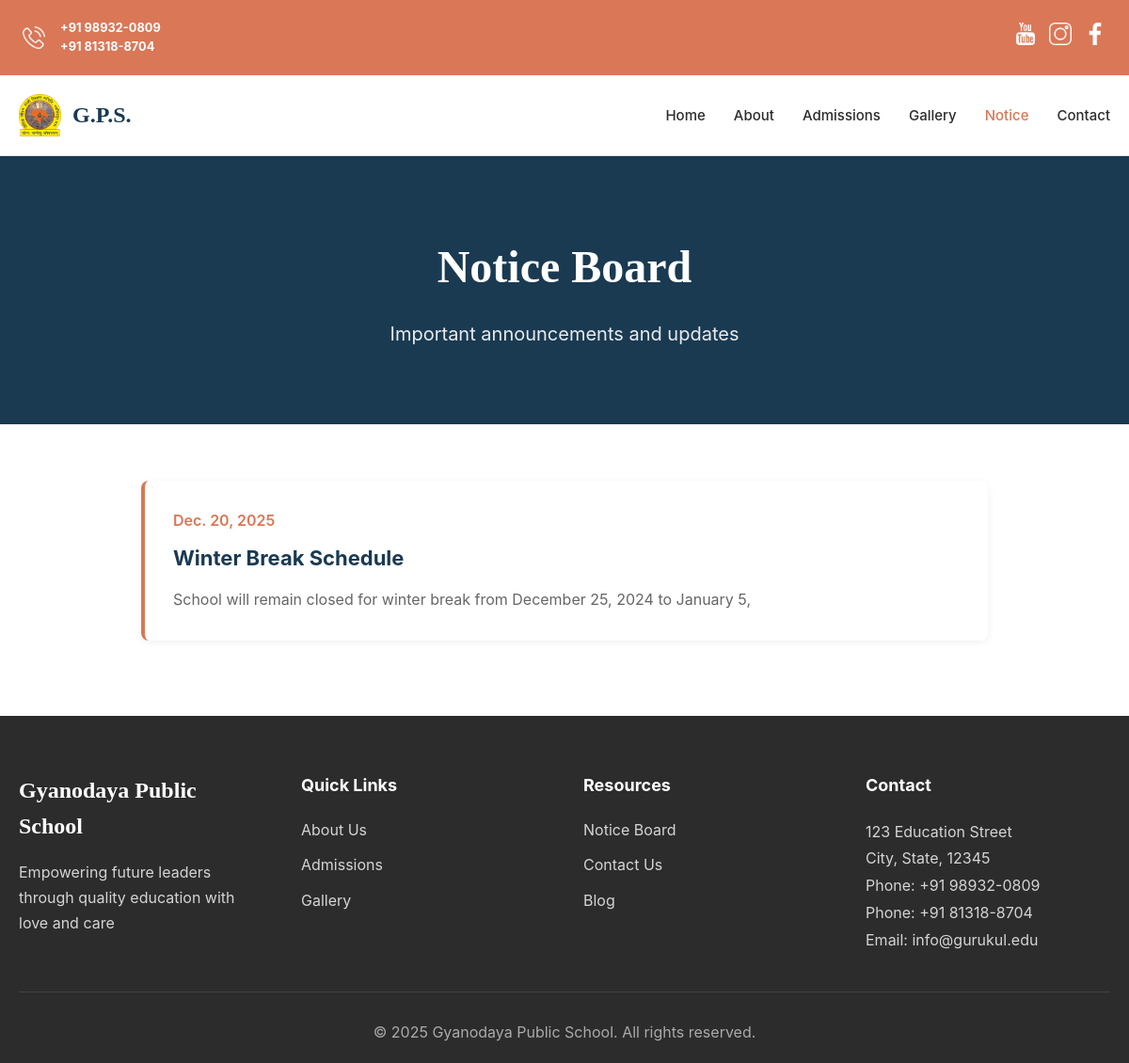
The app's page /notice with its own data.
### user/models.py (models this page shows, shortened)
class Official_detail(models.Model):
    Header = models.CharField(max_length=80,default="")
    street = models.CharField(max_length=120,default="")
    city = models.CharField(max_length=120,default="")
    state = models.CharField(max_length=120,default="")
    pincode = models.CharField(max_length=8,default="")
    country = models.CharField(max_length=120,default="")
    mobile_primary = models.CharField(max_length=14,default="")
    mobile_secondary = models.CharField(max_length=14,default="")
    email_primary = models.EmailField(default="")
    email_secondary = models.EmailField(default="")
    mail_message = models.TextField(default="")
    map_link = models.TextField(default="")
    whats_app_mobile = models.CharField(max_length=14,default="")
    whatsapp_message = models.TextField(default="")
    logo = models.ImageField(upload_to="media/logo",default="")
    session_year = models.CharField(max_length=80,default="2025-2026")
    instagram = models.TextField(default="")
    youtube = models.TextField(default="")
    facebook = models.TextField(default="")
    footer_quote = models.CharField(max_length=120,default="Empowering future leaders through quality education with love and care")
    school_name = models.CharField(max_length=120,default="Gyanodaya Public School")

class Notice_Items(models.Model):
    id = models.IntegerField(primary_key=True,auto_created=True,editable=False)
    Title = models.CharField(max_length=80)
    descreption = models.CharField(max_length=80)
    Author_name = models.CharField(max_length=80)
    date_time = models.DateField()

### user/views.py (the view)
# urls.py: path("notice",notice),
def notice(request):
    maindata = Official_detail.objects.all().values()
    notice = Notice_Items.objects.all().values()
    return render(request,"notice.html",{"notices":notice,"maindata":maindata[0]})

### templates/notice.html (shortened to what this page needs)
<!DOCTYPE html>
<html lang="en">
<head>
    <link rel="stylesheet" href="/static/css/style.css">
</head>
<body>
     <div class="bg-secondary" id="header-sm">
        <nav class="nav-2">
            <div class="logo flex-c">
                <img class="image-Icon-social" src="/static/public/icons/phone.png" alt=""></a>
                <div class="text-sec">
                    <p class="text-mobile"><span class="m-2">{{maindata.mobile_primary}}</span></p>
                    <p class="text-mobile"><span class="m-2">{{maindata.mobile_secondary}}</span></p>
                </div>
            </div>
            <ul class="top-header">
                <li><a href="{{maindata.youtube}}"><img class="image-Icon-social" src="/static//public/icons/youtube.png" alt=""></a></li>
                <li><a href="{{maindata.instagram}}"><img class="image-Icon-social" src="/static//public/icons/insta.png" alt=""></a></li>
                <li><a href="{{maindata.facebook}}"><img class="image-Icon-social" src="/static//public/icons/facebook.png" alt=""></a></li>
            </ul>
        </nav>
    </div>
    <header class="header">
        <div class="container">
            <nav class="nav">
                <div class="logo">
                    <img src="/static/public/images/logo-removebg-preview.png" alt="Gyanodaya Public School Logo"
                        class="logo-img">
                    <span class="logo-text">G.P.S.</span>
                </div>
                 <ul class="nav-menu" id="navMenu">
                    <li><a href="/" >Home</a></li>
                    <li><a href="about">About</a></li>
                    <li><a href="admissions">Admissions</a></li>
                    <li><a href="gallery">Gallery</a></li>
                    <li><a href="notice" class="active">Notice</a></li>
                    <li><a href="contact">Contact</a></li>
                </ul>
            </nav>
        </div>
    </header>
    <section class="page-hero">
        <div class="container">
            <h1 class="page-title">Notice Board</h1>
            <p class="page-subtitle">Important announcements and updates</p>
        </div>
    </section>
    <section class="notice-section">
        <div class="container">
            <div class="notice-list">
                {% for notice in notices %}
                <div class="notice-item">
                    <div class="notice-date">{{notice.date_time}}</div>
                    <h3 class="notice-title">{{notice.Title}}</h3>
                    <p class="notice-content">{{notice.descreption}}</p>
                </div>
                {% endfor %}
            </div>
        </div>
    </section>
   <footer class="footer">
        <div class="container">
            <div class="footer-grid">
                <div class="footer-col">
                    <h3 class="footer-title">{{maindata.school_name}}</h3>
                    <p class="footer-text">{{maindata.footer_quote}}</p>
                </div>
                <div class="footer-col">
                    <h4 class="footer-heading">Quick Links</h4>
                    <ul class="footer-links">
                        <li><a href="about">About Us</a></li>
                        <li><a href="admissions">Admissions</a></li>
                        <li><a href="gallery">Gallery</a></li>
                    </ul>
                </div>
                <div class="footer-col">
                    <h4 class="footer-heading">Resources</h4>
                    <ul class="footer-links">
                        <li><a href="notice">Notice Board</a></li>
                        <li><a href="contact">Contact Us</a></li>
                         <li><a href="blog">Blog</a></li>
                    </ul>
                </div>
                <div class="footer-col">
                    <h4 class="footer-heading">Contact</h4>
                    <p class="footer-contact">{{maindata.street}}<br>{{maindata.city}}, {{maindata.state}}, {{maindata.pincode}}<br>Phone: {{maindata.mobile_primary}}
                        <br>Phone: {{maindata.mobile_secondary}}<br>Email: {{maindata.email_primary}}</p>
                </div>
            </div>
            <div class="footer-bottom">
                <p>&copy; 2025 Gyanodaya Public School. All rights reserved. </p>
            </div>
        </div>
    </footer>
</body>
</html>

### static/css/style.css (style rules this page uses)
* { margin: 0; padding: 0; box-sizing: border-box; }
:root { --color-primary: #1a3a52; --color-secondary: #d97757; --color-accent: #c85a3f; --color-light: #f5f1ed; --color-dark: #2c2c2c; --color-white: #ffffff; --color-gray: #666666; --color-border: #e0e0e0; --font-primary: "Georgia", serif; --font-secondary: -apple-system, BlinkMacSystemFont, "Segoe UI", Roboto, sans-serif; }
.bg-secondary { background-color: var(--color-secondary); padding: 0 2%; height: 10vh; }
.nav-2 { display: flex; height: 100%; align-items: center; justify-content: space-between; }
body { font-family: var(--font-secondary); color: var(--color-dark); line-height: 1.6; background: var(--color-white); }
.container { max-width: 1200px; margin: 0 auto; padding: 0 20px; }
.header { background: var(--color-white); border-bottom: 1px solid var(--color-border); position: sticky; top: 0; z-index: 1000; box-shadow: 0 2px 4px rgba(0, 0, 0, 0.05); }
.nav { display: flex; justify-content: space-between; align-items: center; padding: 20px 0; }
.logo { display: flex; align-items: center; gap: 12px; }
.logo-img { width: 45px; height: 45px; object-fit: contain; }
.logo-text { font-family: var(--font-primary); font-size: 24px; font-weight: 600; color: var(--color-primary); }
.nav-menu { display: flex; list-style: none; gap: 30px; align-items: center; }
.nav-menu a { text-decoration: none; color: var(--color-dark); font-size: 15px; font-weight: 500; transition: color 0.3s; }
.nav-menu a:hover, .nav-menu a.active { color: var(--color-secondary); }
.m-2 { margin-left: 4px; }
.flex-c { display: flex; height: 100%; align-items: center; }
.text-sec { display: flex; font-size: 0.8rem; flex-direction: column; font-weight: bold; }
.text-mobile { color: white; display: flex; }
.top-header { width: 25%; align-items: center; display: flex; gap: .8rem; justify-content: right; }
.top-header li { list-style: none; text-decoration: none; }
.image-Icon-social { width: 1.5rem; height: 1.5rem; }
.footer { background: var(--color-dark); color: var(--color-white); padding: 60px 0 20px; }
.footer-grid { display: grid; grid-template-columns: repeat(auto-fit, minmax(250px, 1fr)); gap: 40px; margin-bottom: 40px; }
.footer-title { font-family: var(--font-primary); font-size: 24px; margin-bottom: 16px; }
.footer-text { color: rgba(255, 255, 255, 0.8); line-height: 1.7; }
.footer-heading { font-size: 18px; margin-bottom: 20px; }
.footer-links { list-style: none; }
.footer-links li { margin-bottom: 12px; }
.footer-links a { color: rgba(255, 255, 255, 0.8); text-decoration: none; transition: color 0.3s; }
.footer-contact { color: rgba(255, 255, 255, 0.8); line-height: 1.8; }
.footer-bottom { text-align: center; padding-top: 30px; border-top: 1px solid rgba(255, 255, 255, 0.1); color: rgba(255, 255, 255, 0.6); }
.page-hero { background: var(--color-primary); color: var(--color-white); padding: 80px 0; text-align: center; }
.page-title { font-family: var(--font-primary); font-size: 48px; margin-bottom: 16px; }
.page-subtitle { font-size: 20px; opacity: 0.9; }
.notice-section { padding: 60px 0; }
.notice-list { max-width: 900px; margin: 0 auto; }
.notice-item { background: var(--color-white); padding: 30px; margin-bottom: 20px; border-radius: 8px; border-left: 4px solid var(--color-secondary); box-shadow: 0 2px 8px rgba(0, 0, 0, 0.06); }
.notice-date { color: var(--color-secondary); font-weight: 600; margin-bottom: 10px; }
.notice-title { font-size: 22px; color: var(--color-primary); margin-bottom: 12px; }
.notice-content { color: var(--color-gray); line-height: 1.7; }

### records on screen
Official_detail: mobile_primary "+91 98932-0809", mobile_secondary "+91 81318-8704", school_name "Gyanodaya Public School", footer_quote "Empowering future leaders through quality education with love and care", street "123 Education Street", city "City", state "State", pincode "12345", email_primary "info@gurukul.edu"
Notice_Items: date_time "Dec. 20, 2025", Title "Winter Break Schedule", descreption "School will remain closed for winter break from December 25, 2024 to January 5,"
